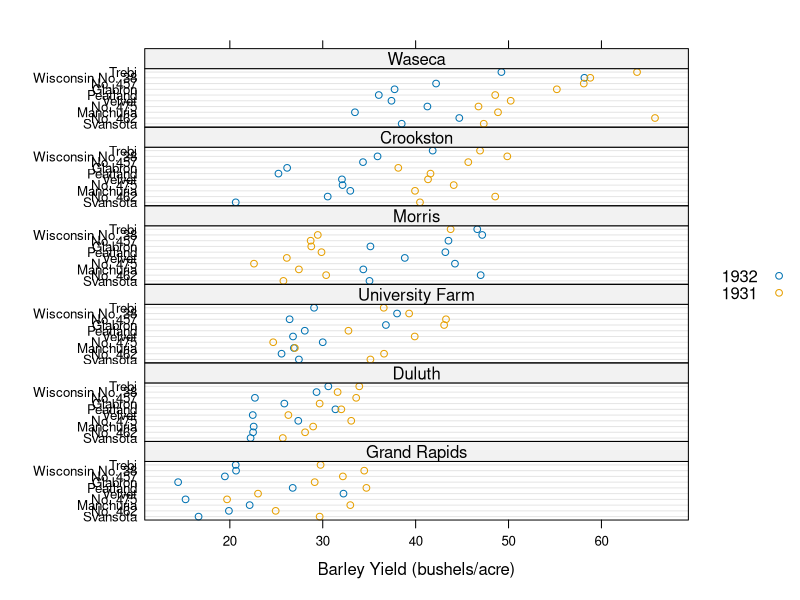
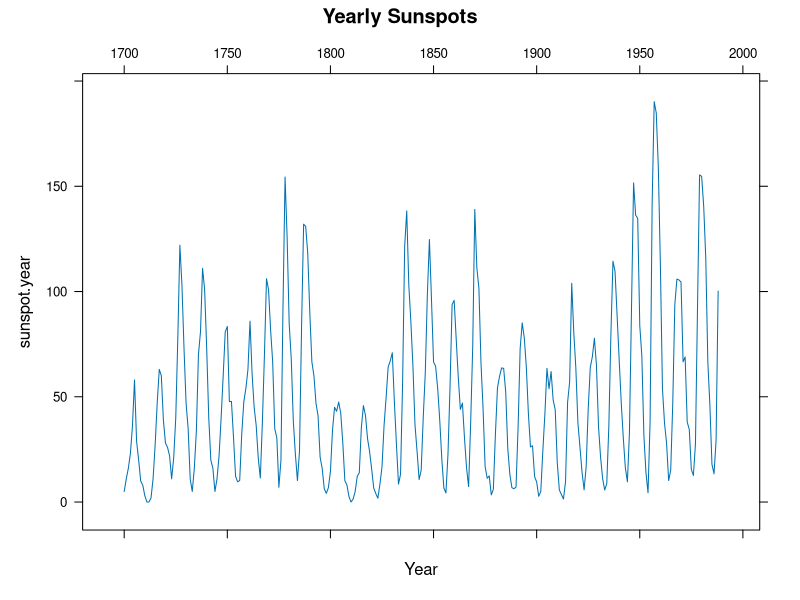
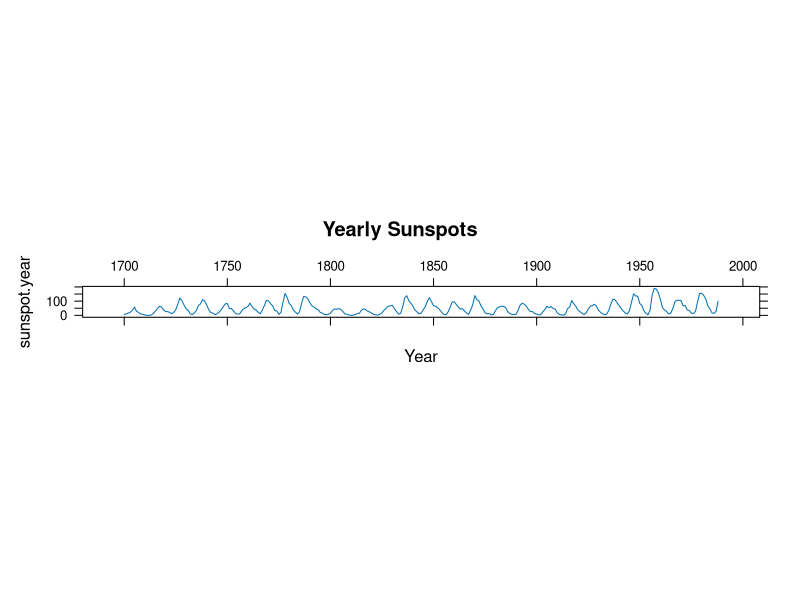
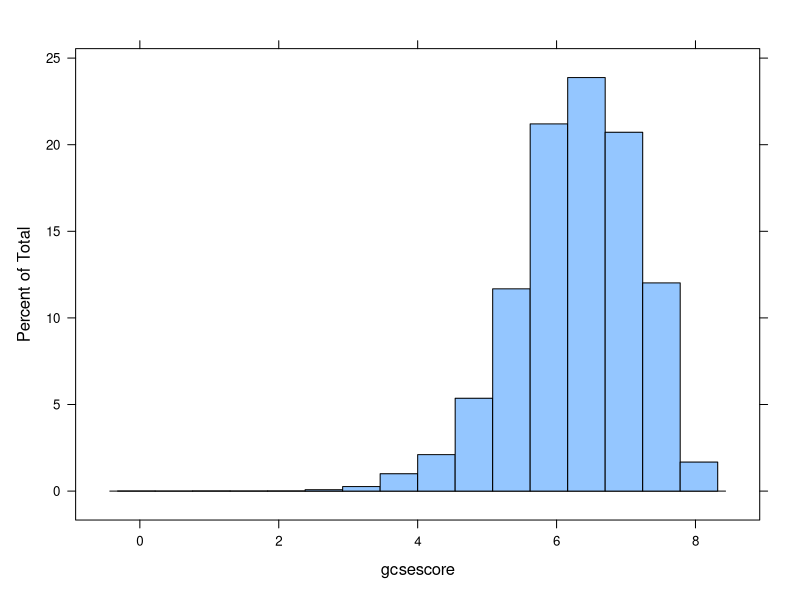
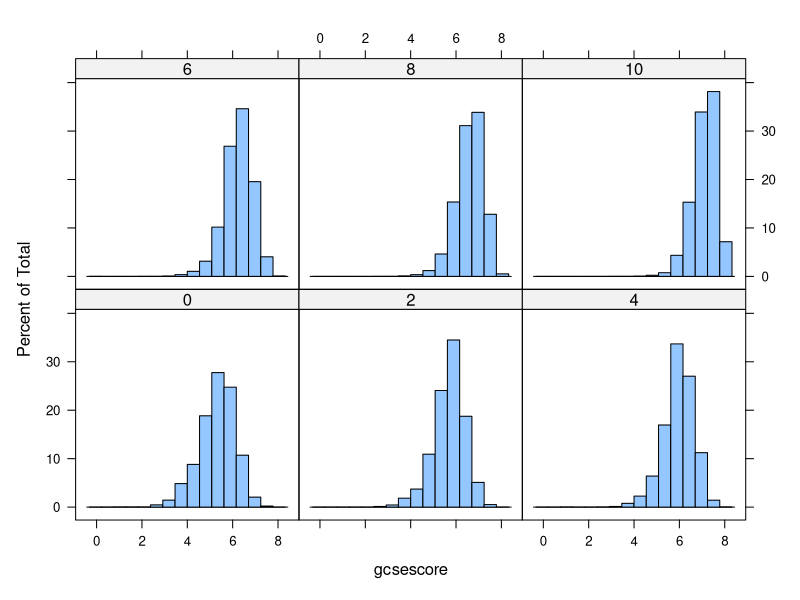
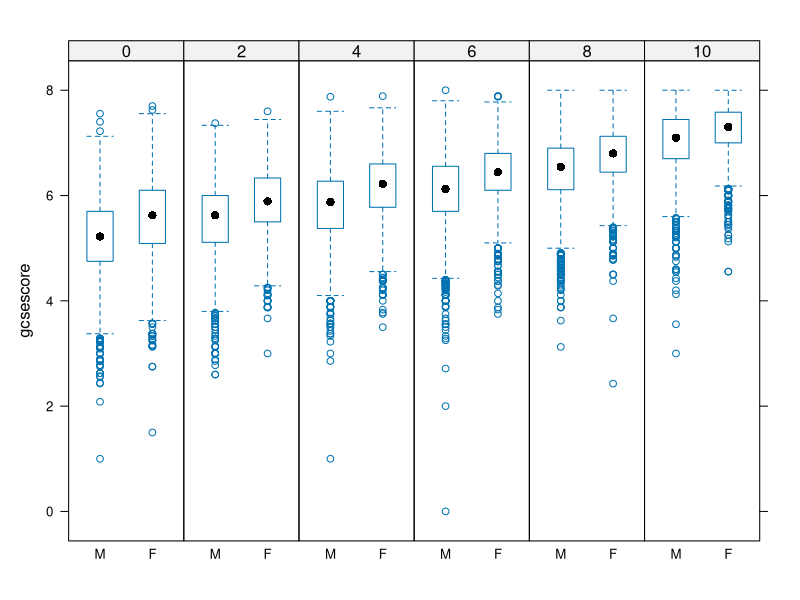
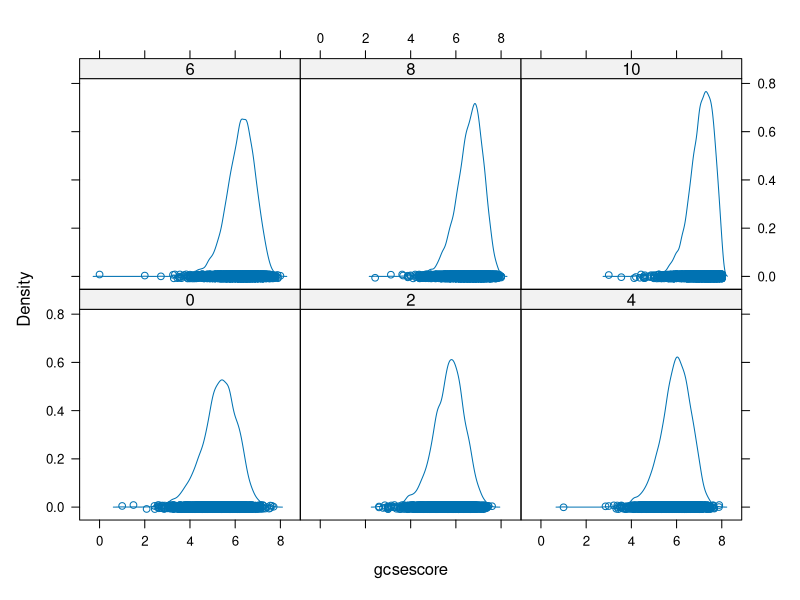
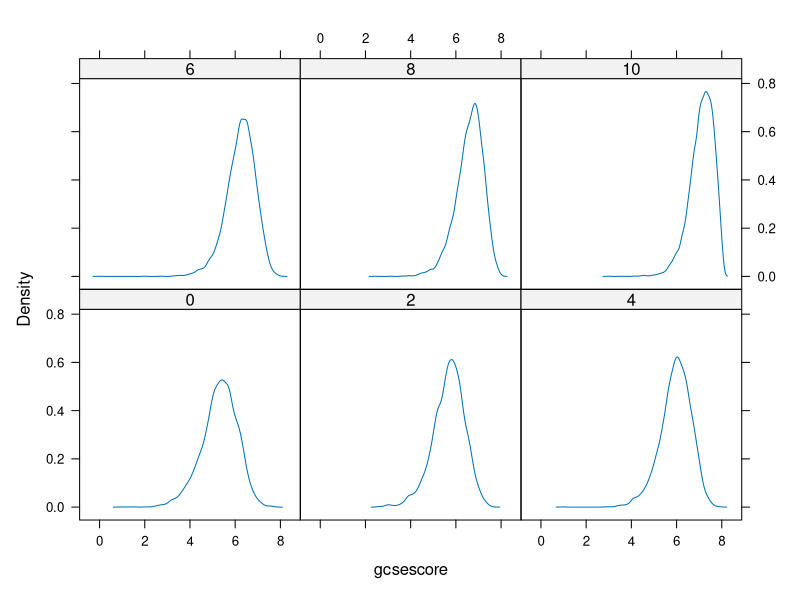

Reproduce these figures in R, in order.
## Lattice allows easy visualization of many variables
options(width=55)
library(lattice)
dotplot(variety ~ yield | site, data = barley, groups = year,auto.key=list(space="right"),layout=c(1,6),xlab = "Barley Yield (bushels/acre)")

## Aspect ratio in scatterplots is important
xyplot(sunspot.year~1700:1988,xlab="Year",type="l",scales=list(x=list(alternating=2)),main = "Yearly Sunspots")

## Lattice also automatically calculates aspect ratio for optimal decoding
xyplot(sunspot.year~1700:1988,xlab="Year",type="l",scales=list(x=list(alternating=2)),main = "Yearly Sunspots",aspect="xy")





## Load a data set
data(Chem97,package="mlmRev")
head(Chem97)

## Simple histogram
histogram(~gcsescore,Chem97)

## Histograms conditional on a categorical variable
histogram(~gcsescore|factor(score),Chem97)

## Box and whisker plots
bwplot(gcsescore~gender|factor(score),Chem97,layout=c(6,1))

## Conditioned plots of kernel density estimates
densityplot(~gcsescore|factor(score),Chem97)

## Hide the actual points with the plot.points argument
densityplot(~gcsescore|factor(score),Chem97,plot.points=FALSE)

## Conditioned and grouped density plots
densityplot(~gcsescore|factor(score),Chem97,plot.points=FALSE,groups=gender)

## Add a legend with the auto.key argument
densityplot(~gcsescore|factor(score),Chem97,plot.points=FALSE,groups=gender,auto.key=list())

## Legend layout with the columns argument
densityplot(~gcsescore|factor(score),Chem97,plot.points=FALSE,groups=gender,auto.key=list(columns=2))

## Legend positioning with the space argument
densityplot(~gcsescore|factor(score),Chem97,plot.points=FALSE,groups=gender,auto.key=list(columns=2,space="bottom"))

## Show all default settings
show.settings()

## Show settings good for printout
show.settings(standard.theme(color=FALSE))

## Change the settings
br <- simpleTheme(col=c("black","red"))
show.settings(br)

## Change group colors with par.settings
densityplot(~gcsescore|factor(score),Chem97,plot.points=FALSE,groups=gender,auto.key=list(columns=2,space="bottom"),par.settings=br)





## Load a tabular data set
print(VADeaths)

## Convert to data frame to work with lattice
vad <- as.data.frame.table(VADeaths)
names(vad) <- c("age","demographic","deaths")
head(vad)

## Grouped dotplots work well for these data
dotplot(age~deaths,vad,groups=demographic,type="o")

## Plots can be saved as R objects
dots <- dotplot(age~deaths,vad,groups=demographic,type="o")
dots

## Saved plots can be updated later
dots2 <- update(dots,type="l",xlim=c(5,80))
dots2

## Add a confusing legend ... how can we label more intuitively?
update(dots2,auto.key=list(points=FALSE,lines=TRUE))




## Load some earthquake measurements
data(Earthquake,package="nlme")
head(Earthquake)

## Scatterplot with xyplot
xyplot(accel~distance,Earthquake)

## Log scales with scales argument
xyplot(accel~distance,Earthquake,scales=list(log=TRUE))

## Type "p" is the default
xyplot(accel~distance,Earthquake,scales=list(log=TRUE),type=c("p"))

## Type "g" adds a grid
xyplot(accel~distance,Earthquake,scales=list(log=TRUE),type=c("p","g"))

## Type "smooth" adds a smooth line
xyplot(accel~distance,Earthquake,scales=list(log=TRUE),type=c("p","g","smooth"))

## Add some labels
xyplot(accel~distance,Earthquake,scales=list(log=TRUE),type=c("p","g","smooth"),sub="(log scale)",xlab="Distance from epicenter (km)",ylab="Maximum horizontal acceleration (g)",main="Larger quakes are felt closer to the epicenter")




## Volcano elevation data in matrix form
dim(volcano)
print(volcano[1:5,1:5])

## Plot volcano elevations in a matrix using color
levelplot(volcano)

## Use a different color scale
my.colors <- sapply(0:100,function(l)hcl(l=l))
levelplot(volcano,col.regions=my.colors)

## Use 3d wireframe plots
wireframe(volcano,drape=TRUE,col.regions=my.colors)

## Combine plots using latticeExtra
library(latticeExtra)
both <- c(wireframe(volcano,drape=TRUE),levelplot(volcano))
both

## Globally change the plot parameters
trellis.par.set(regions=list(col=my.colors))
both




## Longitudinal data
data(BodyWeight,package="nlme")
head(BodyWeight)

## Conditional scatterplots reveal difference between treatments
xyplot(weight~Time|Diet,BodyWeight,groups=Rat,type='l',layout=c(3,1))

## Legends with more than a few items are very confusing
xyplot(weight~Time|Diet,BodyWeight,groups=Rat,type='l',layout=c(3,1),auto.key=list(space="right",points=FALSE,lines=TRUE))
